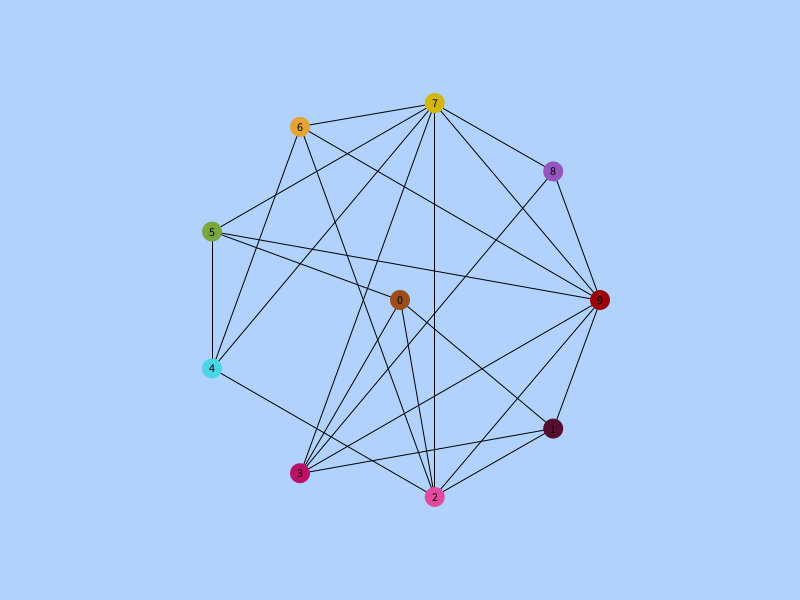
Frame 1 (no input)
Frame 60 (the mouse pressed at the canvas centre just before this capture): identical to frame 1, image omitted
Frame 120 (the mouse held since frame 60 and released just before this capture): identical to frame 1, image omitted

The Processing sketch that drew this single still picture (run headless with seeded random() and noise(); from frame 60 on, the mouse is pressed at the canvas centre):

// Processing sketch: MatrizesEsparsas
// ── MatrizesEsparsas.pde
import java.util.HashSet;

class Grafo {
  int numVertices;
  HashSet<PVector> matrizAdj;
  PVector[] posicoes; 
  PVector[] velocidades; 
  float raio = 10; 
  int[] coresPossiveis;
  int[] indexCores;
  
  Grafo(int numVertices) {
    this.numVertices = numVertices;
    matrizAdj = new HashSet<PVector>();
    posicoes = new PVector[numVertices];
    coresPossiveis = new int[numVertices];

    indexCores = coloreGrafo();
    adicionaAresta();
    inicializaPosicoes();

    for (int i = 0; i < numVertices; i++) {
      coresPossiveis[i] = color(random(255), random(255), random(255));
    }
  }
  
  void adicionaAresta() {
    int aresta;

    for (int i = 0; i < numVertices; i++) {
      for (int j = 0; j < numVertices; j++) {

        if (i != j) {
          aresta = random(1) > 0.5 ? int(random(1, 5)) : 0;

          if (aresta != 0) {
            if (i < j && !matrizAdj.contains(new PVector(i, j))) {
              matrizAdj.add(new PVector(i, j));
            }
          }
        }
      }
    }
  }
  
  void inicializaPosicoes() {
    float angulo = TWO_PI / (numVertices - 1);
    float raioCirculo = min(width, height) / 3;
    
    for (int i = 0; i < numVertices; i++) {
      float x = width / 2 + raioCirculo * cos((i) * angulo);
      float y = height / 2 + raioCirculo * sin((i) * angulo);
      posicoes[i] = new PVector(x, y);
    }
    // Posicao fixa do vertice 0
    posicoes[0] = new PVector(width / 2, height / 2);
  }
  
  void desenhar() {
    textAlign(CENTER);
    // Desenha as arestas
    stroke(0);
    strokeWeight(1);
    for (int i = 0; i < numVertices; i++) {
      for (int j = i + 1; j < numVertices; j++) {
        strokeWeight(1);
        PVector x = new PVector(i, j);
        if (matrizAdj.contains(x)) line(posicoes[i].x, posicoes[i].y, posicoes[j].x, posicoes[j].y);
      }
    }
    // Desenha os nos
    noStroke();
    for (int i = 0; i < numVertices; i++) {
       fill(coresPossiveis[indexCores[i]]);
      ellipse(posicoes[i].x, posicoes[i].y, raio * 2, raio * 2);
      fill(0);
      text(str(i), posicoes[i].x, posicoes[i].y+4);
    }
  }
  
  int[] coloreGrafo() {
    int[] cores = new int[numVertices];
    boolean[] coresDisp = new boolean[numVertices];

    for (int i = 0; i < numVertices; i++) {
      coresDisp[i] = true;
    }

    for (int v = 0; v < numVertices; v++) {
      for (int u = 0; u < numVertices; u++) {
        if (cores[u] != 0) {
          coresDisp[cores[u]] = false;
        }
      }

      for (int cor = 1; cor < numVertices; cor++) {
        if (coresDisp[cor] == true) {
          cores[v] = cor;
          break;
        }
      }

      for (int i = 0; i < numVertices; i++) {
        coresDisp[i] = true;
      }
    }
    return cores;
  }
}

// ── Main.pde
Grafo grafo;

void setup() {
  size(800, 600);
  frameRate(60);
  
  int n = 10;
  grafo = new Grafo(n);
}

void draw() {
  background(#B0D2FC);
  grafo.desenhar();
}
